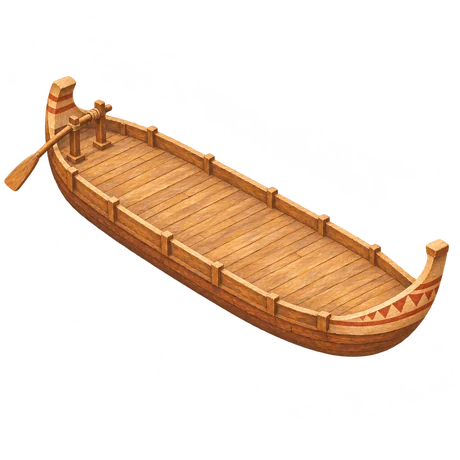
#> input picture art/barge_e.webp, 460 x 460 px, given in place of palm_a.png, which was not available
$ python process_art.py ../art
#> lines starting #> are read from the running program, lines starting #| are printed output that depends on the picture; after the words box and inside, x2 and y2 are one past the last pixel; in counts of white or black regions, pixels touching at a corner belong together
"""Turns raw generated art into game assets.

Sprites: cropped to their opaque pixels, building sprites stretched vertically so their
base edges run at exactly 2:1 (the game's projection), then resized and saved as WebP.
Textures: made tileable by cross-fading opposite edges, tinted, saved at two sizes.
Prints the sprite metadata the game needs (size and anchor in pixels).

Usage: python3 tools/process_art.py RAW_DIR
"""
import json, sys
import numpy as np
from PIL import Image

RAW = sys.argv[1]
OUT = 'art'

# name: (kind, target size in px along the fitted axis)
SPRITES = {
    'palm_a': ('tree', 420), 'palm_b': ('tree', 380), 'palm_c': ('tree', 420), 'reeds': ('tree', 220),
    'house_a': ('building', 420), 'house_b': ('building', 520), 'hut': ('building', 440),
    'granary': ('building', 520), 'workshop': ('building', 460), 'boat': ('flat', 420),
    'barge_e': ('barge', 460), 'barge_w': ('barge', 460), 'barge_n': ('barge', 460),
}
# name: (tile px, low-res px or None, target mean colour or None, strength of the tint)
TEXTURES = {
    'sand': (512, 128, (232, 203, 136), 1.0), 'water': (512, 128, None, 0), 'grass': (512, 128, (124, 172, 74), 0.6),
    'crops': (384, 96, None, 0), 'wheat': (384, 96, (226, 190, 84), 0.5), 'stone': (512, 128, (250, 241, 216), 1.0),
    'strata': (512, 128, (240, 228, 200), 0.9), 'earth': (384, 96, (207, 163, 107), 0.9),
}

def base_corners(a):
    ys, xs = np.where(a); x0, x1, y1 = xs.min(), xs.max(), ys.max()
    bot = np.where(a[y1 - 3:y1 + 1].any(axis=0))[0]; fx = float(np.median(bot))
    w = x1 - x0
    def side(cols):
        return float(np.median([np.where(a[:, c])[0].max() for c in cols if a[:, c].any()]))
    ly = side(range(x0, x0 + max(3, w // 60))); ry = side(range(x1 - max(3, w // 60), x1 + 1))
    return x0, x1, fx, float(y1), ly, ry

meta = {}
for name, (kind, size) in SPRITES.items():
    im = Image.open(f'{RAW}/{name}.png').convert('RGBA')
#> im is the input picture: PIL image 460x460 RGBA; mean R, G, B, A 51.6, 34.2, 19.9, 58.5
    im = im.crop(im.getbbox())
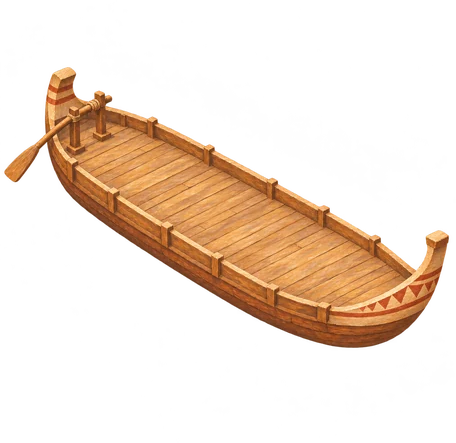
#> im: PIL image 456x443 RGBA; mean R, G, B, A 54, 35.8, 20.9, 61.3; transparent parts drawn white
    a = np.array(im)[:, :, 3] > 40
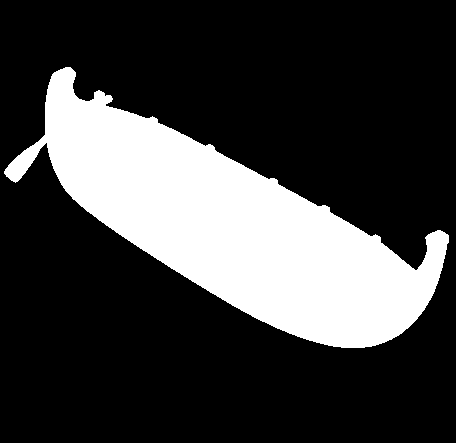
#> a: shape (443, 456) bool; 24.5% white; 1 white region, box (x1, y1, x2, y2) and area: (4, 67, 449, 348) 49435
    if kind == 'building':
        x0, x1, fx, fy, ly, ry = base_corners(a)
        slope = (fy - ly) / (fx - x0)                 # the left base edge is the reliable one
        im = im.resize((im.width, round(im.height * 0.5 / slope)), Image.LANCZOS)
        a = np.array(im)[:, :, 3] > 40
        x0, x1, fx, fy, ly, ry = base_corners(a)
        k = size / im.width
        im = im.resize((size, round(im.height * k)), Image.LANCZOS)
        meta[name] = dict(w=im.width, h=im.height, ax=round(fx * k, 1), ay=round(fy * k, 1), wd=round((fx - x0) / (x1 - fx), 3))
    else:
        k = size / (im.height if kind == 'tree' else im.width)
#> k = 0.948
        ys, xs = np.where(a); y1 = ys.max()
#> after `y1 = ys.max()`: y1 = 347
        bx = float(np.median(np.where(a[int(y1 - im.height * 0.02):y1 + 1].any(axis=0))[0]))
#> bx = 347.5
        im = im.resize((round(im.width * k), round(im.height * k)), Image.LANCZOS)
#> im: PIL image 432x420 RGBA
        if kind == 'tree': meta[name] = dict(w=im.width, h=im.height, ax=round(bx * k, 1), ay=im.height - 2)
        elif kind == 'barge': meta[name] = dict(w=im.width, h=im.height, ax=round(im.width / 2, 1), ay=round(im.height * 0.56, 1))
        else: meta[name] = dict(w=im.width, h=im.height, ax=round(im.width / 2, 1), ay=round(im.height * 0.78, 1))
    im.save(f'{OUT}/{name}.webp', quality=88, method=6)
#> pass 2 of the loop `for name, (kind, size) in SPRITES.items():`:
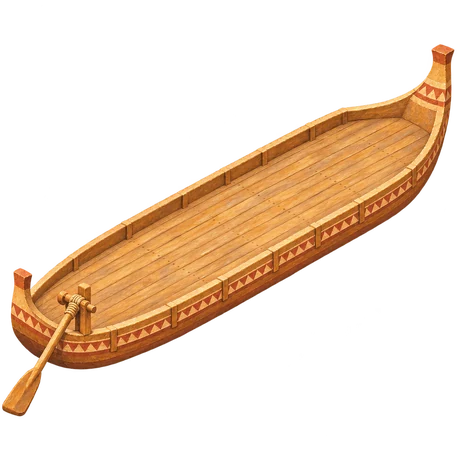
#> input picture art/barge_n.webp, 460 x 467 px, given in place of palm_b.png, which was not available
#> im is the input picture: PIL image 460x467 RGBA; mean R, G, B, A 61, 40.9, 22, 67.2
#> `im = im.crop(im.getbbox())`:
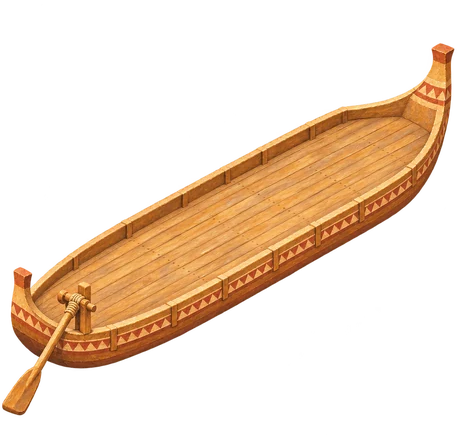
#> im: PIL image 458x435 RGBA; mean R, G, B, A 65.8, 44.1, 23.7, 72.5; transparent parts drawn white
#> `a = np.array(im)[:, :, 3] > 40`:
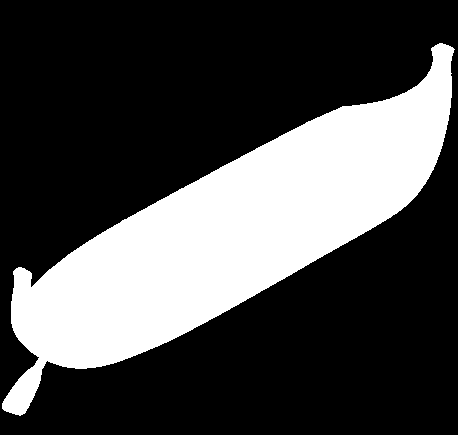
#> a: shape (435, 458) bool; 28.9% white; 1 white region, box (x1, y1, x2, y2) and area: (2, 43, 455, 416) 57617
#> y1 = 415
#> bx = 15
#> (the run stopped early here; a loop or call above may not have finished)
